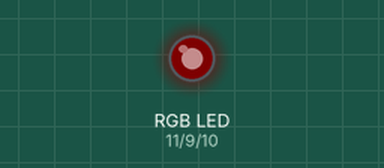
Bench run of a sketch on a simulated Arduino Uno, built with avr-gcc and run on an emulated ATmega328P. Parts: an RGB LED mixed from three pins (HIGH = lit). Dim RGB values are drawn brighter than linear.

Above: at 0.05 s.
At 2.15 s:
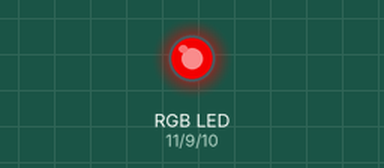
At 3.75 s:
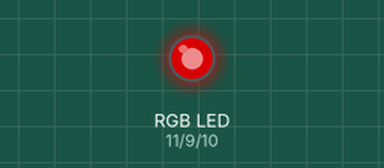
At 7.45 s:
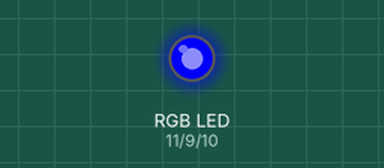
At 11.75 s:
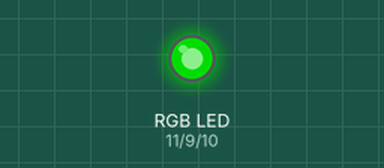
At 14.85 s:
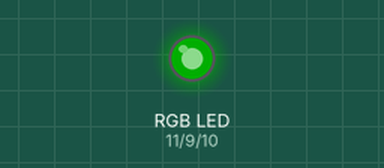
Timing chart, 0 to 20.0 s (numbered marks = the images above):
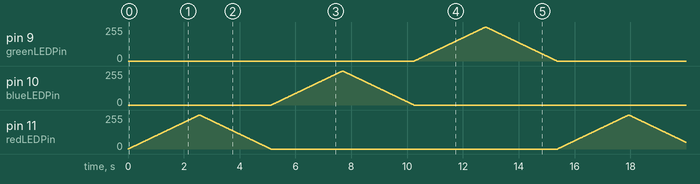

The sketch:

Mood_Lamp.ino
```cpp
// -------------------------------
// RGB Mood Lamp
// Autore: Giuseppe Murabito
// -------------------------------

const int redLEDPin = 11;
const int blueLEDPin = 10;
const int greenLEDPin = 9;

int redValue = 0;
int blueValue = 0;
int greenValue = 0;

void setup() {

  // put your setup code here, to run once:
  pinMode(redLEDPin, OUTPUT);
  pinMode(blueLEDPin, OUTPUT);
  pinMode(greenLEDPin, OUTPUT);

}

void loop() {

  // put your main code here, to run repeatedly:
  // RED
  for (redValue=0; redValue<=255; redValue++){
    analogWrite(redLEDPin, redValue);
    delay(10);
   }
   for (redValue=255; redValue>=0; redValue--){
    analogWrite(redLEDPin, redValue);
    delay(10);
   }

   // BLUE
   for (blueValue=0; blueValue<=255; blueValue++){
    analogWrite(blueLEDPin, blueValue);
    delay(10);
   }
   for (blueValue=255; blueValue>=0; blueValue--){
    analogWrite(blueLEDPin, blueValue);
    delay(10);
   }

    // GREEN
   for (greenValue=0; greenValue<=255; greenValue++){
    analogWrite(greenLEDPin, greenValue);
    delay(10);
   }
   for (greenValue=255; greenValue>=0; greenValue--){
     analogWrite(greenLEDPin, greenValue);
     delay(10);
   }

}
```
